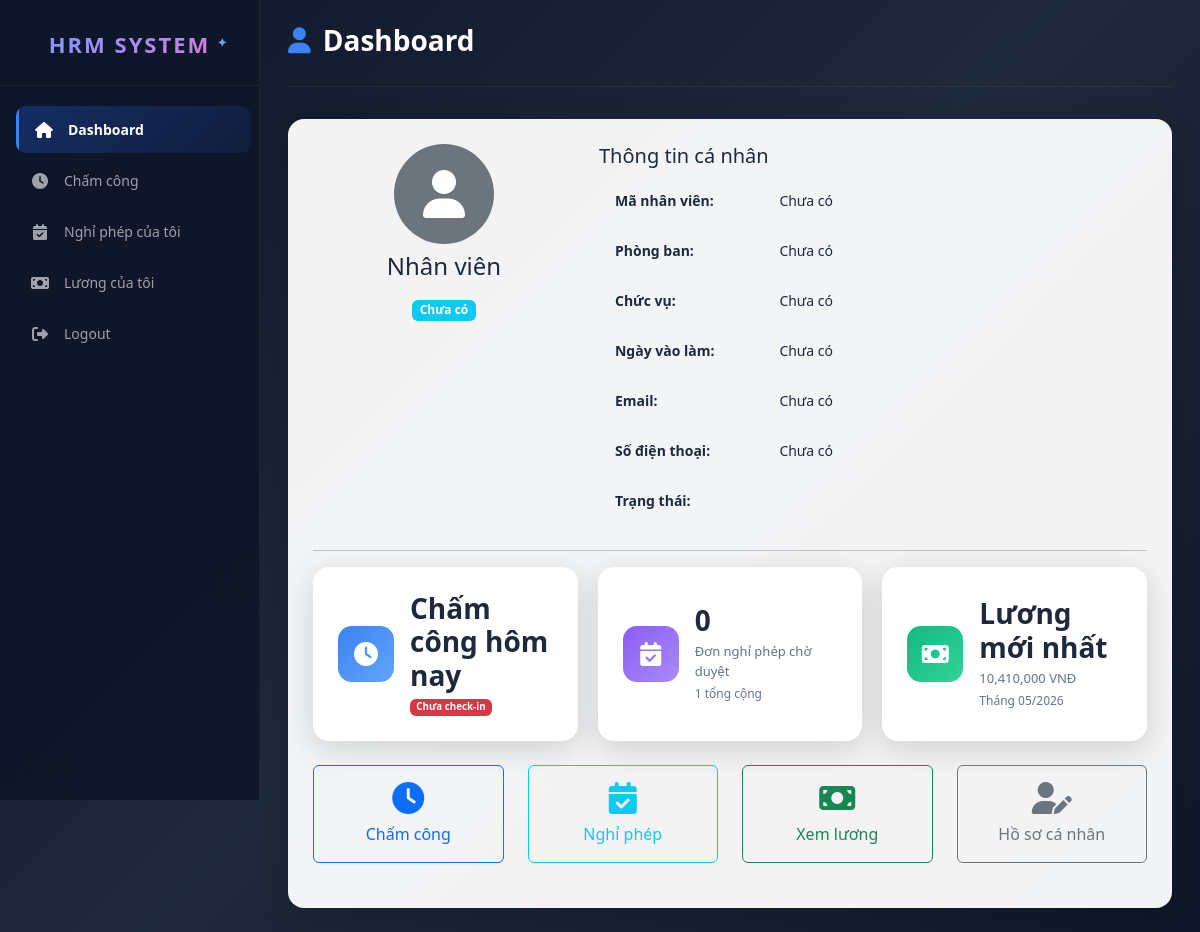
Screenshot of /public/index.php?controller=EmployeeDashboard&action=index (signed in) with the database file from the repository.
### tables this page shows
CREATE TABLE `users` (
  `id` int(11) NOT NULL,
  `username` varchar(100) NOT NULL,
  `email` varchar(150) NOT NULL,
  `password` varchar(255) NOT NULL,
  `role_id` int(11) NOT NULL,
  `employee_id` int(11) DEFAULT NULL,
  `is_active` tinyint(4) DEFAULT 1,
  `is_locked` tinyint(4) DEFAULT 0,
  `last_login` datetime DEFAULT NULL,
  `created_at` timestamp NOT NULL DEFAULT current_timestamp(),
  `updated_at` timestamp NOT NULL DEFAULT current_timestamp() ON UPDATE current_timestamp()
);

CREATE TABLE `payrolls` (
  `id` int(11) NOT NULL,
  `employee_id` int(11) NOT NULL,
  `payroll_month` int(11) NOT NULL,
  `payroll_year` int(11) NOT NULL,
  `standard_working_day` int(11) DEFAULT 26,
  `actual_working_day` decimal(5,1) DEFAULT NULL,
  `basic_salary` decimal(15,2) DEFAULT NULL,
  `allowance` decimal(15,2) DEFAULT 0.00,
  `bonus` decimal(15,2) DEFAULT 0.00,
  `deduction` decimal(15,2) DEFAULT 0.00,
  `total_salary` decimal(15,2) DEFAULT NULL,
  `payment_status` enum('Pending','Paid') DEFAULT 'Pending',
  `created_at` timestamp NOT NULL DEFAULT current_timestamp()
);

### app/controllers/EmployeeDashboardController.php (called while the page is built, shortened)
<?php
require_once "../app/helpers/Auth.php";
require_once "../app/models/Employee.php";
require_once "../app/models/Attendance.php";
require_once "../app/models/Leave.php";
require_once "../app/models/Payroll.php";
require_once "../app/models/User.php";
class EmployeeDashboardController
{
    public function index()
    {
        $userModel = new User();
        $user = $userModel->findById(Auth::id());
        $emp_id = $user['employee_id'] ?? Auth::id();
        $employeeModel = new Employee();
        $employee = $employeeModel->find($emp_id);
        $attendanceModel = new Attendance();
        $today = date('Y-m-d');
        $todayAttendance = $attendanceModel->checkExists($emp_id, $today);
        $leaveModel = new Leave();
        $myLeaves = $leaveModel->getByEmployee($emp_id);
        $pendingLeaves = 0;
        $payrollModel = new Payroll();
        $myPayrolls = $payrollModel->getByEmployee($emp_id);
        $latestPayroll = $myPayrolls ? $myPayrolls->fetch_assoc() : null;
        require_once "../app/views/employee/dashboard.php";
    }
}

### public/index.php (called while the page is built, shortened)
<?php
$action = isset($_GET['action']) ? $_GET['action'] : 'login';
$action = preg_replace('/[^a-zA-Z0-9]/', '', $action);
$controllerObject = new $controllerName();
$controllerObject->$action();

### app/models/Employee.php (called while the page is built, shortened)
<?php
class Employee
{
    public $conn;
    public function __construct()
    {
        $this->conn = new mysqli(
            "localhost",
            "root",
            "",
            "hrm_management"
        );
    }
    public function find($id)
    {
        $sql = "SELECT e.*, d.department_name FROM employees e
                LEFT JOIN departments d ON e.department_id = d.id
                WHERE e.id = ? AND e.is_deleted = 0";
        $stmt = $this->conn->prepare($sql);
        $stmt->bind_param("i", $id);
        $stmt->execute();
        $result = $stmt->get_result();
        return $result->fetch_assoc();
    }
}

### app/models/User.php (called while the page is built, shortened)
<?php
class User
{
    private $conn;
    public function __construct()
    {
        $this->conn = new mysqli("localhost", "root", "", "hrm_management");
    }
    public function findById($id)
    {
        $sql = "SELECT u.*, r.role_name FROM users u
                LEFT JOIN roles r ON u.role_id = r.id
                WHERE u.id = ?";
        $stmt = $this->conn->prepare($sql);
        $stmt->bind_param("i", $id);
        $stmt->execute();
        $result = $stmt->get_result();
        return $result->fetch_assoc();
    }
}

### app/helpers/Auth.php (called while the page is built, shortened)
<?php
class Auth
{
    public static function id()
    {
        return $_SESSION['user']['id'] ?? null;
    }
}

### app/models/Attendance.php (called while the page is built, shortened)
<?php
class Attendance
{
    public $conn;
    public function __construct()
    {
        $this->conn = new mysqli(
            "localhost",
            "root",
            "",
            "hrm_management"
        );
    }
    public function checkExists($employee_id, $date)
    {
        $sql = "SELECT id FROM attendances WHERE employee_id = ? AND attendance_date = ?";
        $stmt = $this->conn->prepare($sql);
        $stmt->bind_param("is", $employee_id, $date);
        $stmt->execute();
        $result = $stmt->get_result();
        return $result->fetch_assoc();
    }
}

### app/models/Leave.php (called while the page is built, shortened)
<?php
class Leave
{
    public $conn;
    public function __construct()
    {
        $this->conn = new mysqli(
            "localhost",
            "root",
            "",
            "hrm_management"
        );
    }
    public function getByEmployee($employee_id)
    {
        $sql = "SELECT * FROM leaves WHERE employee_id = ? ORDER BY start_date DESC";
        $stmt = $this->conn->prepare($sql);
        $stmt->bind_param("i", $employee_id);
        $stmt->execute();
        return $stmt->get_result();
    }
}

### app/models/Payroll.php (called while the page is built, shortened)
<?php
class Payroll
{
    public $conn;
    public function __construct()
    {
        $this->conn = new mysqli(
            "localhost",
            "root",
            "",
            "hrm_management"
        );
    }
    public function getByEmployee($employee_id, $year = null)
    {
        $sql = "SELECT * FROM payrolls WHERE employee_id = ?";
        $params = [$employee_id];
        $types = "i";
        $sql .= " ORDER BY payroll_year DESC, payroll_month DESC";
        $stmt = $this->conn->prepare($sql);
        $stmt->bind_param($types, ...$params);
        $stmt->execute();
        return $stmt->get_result();
    }
}

### app/views/employee/Dashboard.php (the view, shortened to what this page needs)
<!DOCTYPE html>
<html lang="vi">
<head>
    <link href="https://cdn.jsdelivr.net/npm/bootstrap@5.3.3/dist/css/bootstrap.min.css"
          rel="stylesheet">
    <link rel="stylesheet"
          href="https://cdnjs.cloudflare.com/ajax/libs/font-awesome/6.5.2/css/all.min.css">
    <link rel="stylesheet"
        href="/hrm-system/public/assets/css/admin.css">
</head>
<body>
<div class="sidebar">
    <div class="logo">
        HRM SYSTEM
    </div>
    <div class="menu">
        <a href="/hrm-system/public/index.php?controller=EmployeeDashboard&action=index"
            class="active-menu">
            <i class="fa-solid fa-house"></i>
            Dashboard
        </a>
        <a href="/hrm-system/public/index.php?controller=Attendance&action=quickCheckIn">
            <i class="fa-solid fa-clock"></i>
            Chấm công
        </a>
        <a href="/hrm-system/public/index.php?controller=Leave&action=myLeaves">
            <i class="fa-solid fa-calendar-check"></i>
            Nghỉ phép của tôi
        </a>
        <a href="/hrm-system/public/index.php?controller=Payroll&action=myPayroll">
            <i class="fa-solid fa-money-bill"></i>
            Lương của tôi
        </a>
        <a href="/hrm-system/public/index.php?controller=Auth&action=logout">
            <i class="fa-solid fa-right-from-bracket"></i>
            Logout
        </a>
    </div>
</div>
<div class="main-content">
    <div class="top-bar">
        <h1 class="page-title">
            <i class="fa-solid fa-user"></i>
            Dashboard
        </h1>
    </div>
    <div class="employee-card">
        <div class="row mb-4">
            <div class="col-md-4">
                <div class="text-center">
                    <?php if(!empty($employee['avatar'])): ?>
                        <img src="<?= $employee['avatar'] ?>" alt="Avatar" class="rounded-circle mb-2" style="width: 100px; height: 100px; object-fit: cover;">
                    <?php else: ?>
                        <div class="rounded-circle mb-2 bg-secondary text-white d-inline-flex align-items-center justify-content-center" style="width: 100px; height: 100px; font-size: 3rem;">
                            <i class="fa-solid fa-user"></i>
                        </div>
                    <?php endif; ?>
                    <h4><?= $employee['full_name'] ?? 'Nhân viên' ?></h4>
                    <span class="badge bg-info"><?= $employee['position'] ?? 'Chưa có' ?></span>
                </div>
            </div>
            <div class="col-md-8">
                <h5>Thông tin cá nhân</h5>
                <table class="table table-borderless">
                    <tr>
                        <td width="30%"><strong>Mã nhân viên:</strong></td>
                        <td><?= $employee['employee_code'] ?? 'Chưa có' ?></td>
                    </tr>
                    <tr>
                        <td><strong>Phòng ban:</strong></td>
                        <td><?= $employee['department_name'] ?? 'Chưa có' ?></td>
                    </tr>
                    <tr>
                        <td><strong>Chức vụ:</strong></td>
                        <td><?= $employee['position'] ?? 'Chưa có' ?></td>
                    </tr>
                    <tr>
                        <td><strong>Ngày vào làm:</strong></td>
                        <td><?= $employee['hire_date'] ?? 'Chưa có' ?></td>
                    </tr>
                    <tr>
                        <td><strong>Email:</strong></td>
                        <td><?= $employee['email'] ?? 'Chưa có' ?></td>
                    </tr>
                    <tr>
                        <td><strong>Số điện thoại:</strong></td>
                        <td><?= $employee['phone'] ?? 'Chưa có' ?></td>
                    </tr>
                    <tr>
                        <td><strong>Trạng thái:</strong></td>
                        <td>
                        </td>
                    </tr>
                </table>
            </div>
        </div>
        <hr>
        <div class="stats-grid mb-4">
            <div class="stat-card">
                <div class="stat-icon blue">
                    <i class="fa-solid fa-clock"></i>
                </div>
                <div class="stat-info">
                    <h3>Chấm công hôm nay</h3>
                    <?php if($todayAttendance): ?>
                        <p>
                            <?php if($todayAttendance['check_in'] && !$todayAttendance['check_out']): ?>
                                <span class="badge bg-warning text-dark">Đã check-in</span>
                                <br><small>Giờ vào: <?= $todayAttendance['check_in'] ?></small>
                            <?php elseif($todayAttendance['check_in'] && $todayAttendance['check_out']): ?>
                                <span class="badge bg-success">Hoàn tất</span>
                                <br><small>Giờ ra: <?= $todayAttendance['check_out'] ?></small>
                            <?php else: ?>
                                <span class="badge bg-secondary">Chưa check-in</span>
                            <?php endif; ?>
                        </p>
                    <?php else: ?>
                        <p><span class="badge bg-danger">Chưa check-in</span></p>
                    <?php endif; ?>
                </div>
            </div>
            <div class="stat-card">
                <div class="stat-icon purple">
                    <i class="fa-solid fa-calendar-check"></i>
                </div>
                <div class="stat-info">
                    <h3><?= $pendingLeaves ?></h3>
                    <p>Đơn nghỉ phép chờ duyệt</p>
                    <small class="text-muted"><?= $myLeaves ? $myLeaves->num_rows : 0 ?> tổng cộng</small>
                </div>
            </div>
            <div class="stat-card">
                <div class="stat-icon green">
                    <i class="fa-solid fa-money-bill"></i>
                </div>
                <div class="stat-info">
                    <h3>Lương mới nhất</h3>
                    <?php if($latestPayroll): ?>
                        <p><?= number_format($latestPayroll['total_salary']) ?> VNĐ</p>
                        <small class="text-muted">Tháng <?= sprintf('%02d/%d', $latestPayroll['payroll_month'], $latestPayroll['payroll_year']) ?></small>
                    <?php else: ?>
                        <p>Chưa có</p>
                    <?php endif; ?>
                </div>
            </div>
        </div>
        <div class="row">
            <div class="col-md-3 mb-3">
                <a href="/hrm-system/public/index.php?controller=Attendance&action=quickCheckIn" class="btn btn-outline-primary w-100 py-3">
                    <i class="fa-solid fa-clock fa-2x d-block mb-2"></i>
                    Chấm công
                </a>
            </div>
            <div class="col-md-3 mb-3">
                <a href="/hrm-system/public/index.php?controller=Leave&action=myLeaves" class="btn btn-outline-info w-100 py-3">
                    <i class="fa-solid fa-calendar-check fa-2x d-block mb-2"></i>
                    Nghỉ phép
                </a>
            </div>
            <div class="col-md-3 mb-3">
                <a href="/hrm-system/public/index.php?controller=Payroll&action=myPayroll" class="btn btn-outline-success w-100 py-3">
                    <i class="fa-solid fa-money-bill fa-2x d-block mb-2"></i>
                    Xem lương
                </a>
            </div>
            <div class="col-md-3 mb-3">
                <a href="/hrm-system/public/index.php?controller=Employee&action=edit&id=<?= $employee['id'] ?>" class="btn btn-outline-secondary w-100 py-3">
                    <i class="fa-solid fa-user-edit fa-2x d-block mb-2"></i>
                    Hồ sơ cá nhân
                </a>
            </div>
        </div>
    </div>
</div>
</body>
</html>

### rows the page displays
users: is_active "1"
payrolls: total_salary "10,410,000", payroll_month "05", payroll_year "2026"

### other values shown
$employee['full_name'] "Nhân viên"
$employee['position'] "Chưa có"
$employee['employee_code'] "Chưa có"
$employee['department_name'] "Chưa có"
$employee['hire_date'] "Chưa có"
$employee['email'] "Chưa có"
$employee['phone'] "Chưa có"
$pendingLeaves "0"
